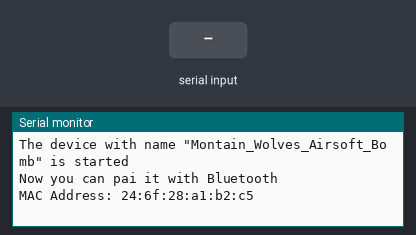
Simulated run of this sketch. Board: ESP32. On the bench: the last lines printed to the serial monitor. Inputs (shaded band) come from the test bench. Nothing arrives over Bluetooth unless stated.

Above: at 0.9 s.
1.0 s: "TEAM\n" received over the second serial link
At 2.3 s:
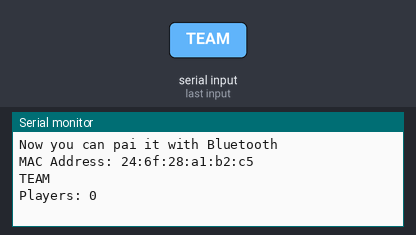
2.6 s: "TIME\n" received over the second serial link
At 3.9 s:
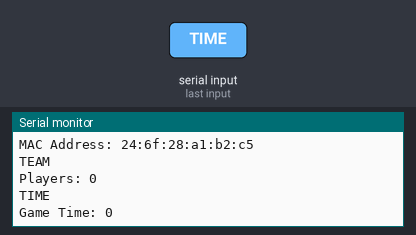
4.2 s: "CODE\n" received over the second serial link
At 4.6 s:
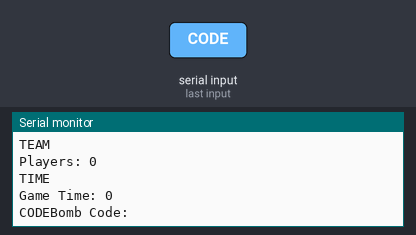
5.7 s: "gpsON\n" received over the second serial link
At 7.1 s:
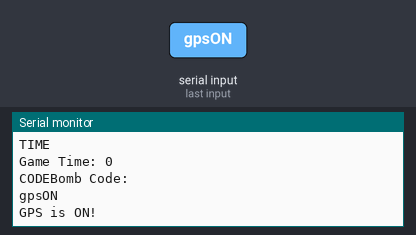
7.4 s: "gpsOFF\n" received over the second serial link
At 8.1 s:
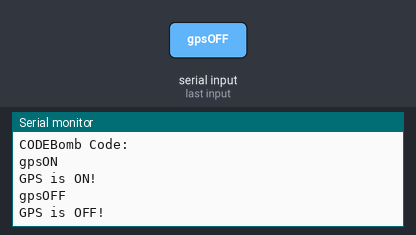
9.1 s: "ledsON\n" received over the second serial link
At 10.7 s:
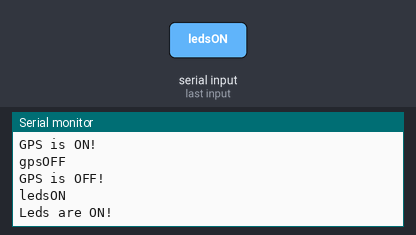

Measured:
- after the input at 1.0 s, the serial monitor: prints a new line at once (image 1)
- after the input at 2.6 s, the serial monitor: prints a new line at once (image 2)
- after the input at 4.2 s, the serial monitor: prints a new line at once (image 3)
- after the input at 5.7 s, the serial monitor: prints a new line at once (image 4)
- after the input at 7.4 s, the serial monitor: prints a new line at once (image 5)
- after the input at 9.1 s, the serial monitor: prints a new line at once (image 6)

The sketch:

Bluetooth.ino
```cpp
#include "BluetoothSerial.h"

String device_name = "Montain_Wolves_Airsoft_Bomb";
String message = "";
char isComingChar;
boolean gps, leds, smoke, sound = false;
boolean gameConfigured = false;
int playersNum, gameTime;
String bombCode = "";


// Check if Bluetooth is available
#if !defined(CONFIG_BT_ENABLED) || !defined(CONFIG_BLUEDROID_ENABLED)
#error Bluetooth is not enabled! Please run `make menuconfig` to and enable it
#endif

// Check Serial Port Profile
#if !defined(CONFIG_BT_SPP_ENABLED)
#error Serial Port Profile for Bluetooth is not available or not enabled. It is only available for the ESP32 chip.
#endif

BluetoothSerial BT;

void setup() {
Serial.begin(115200);
BT.begin(device_name);
//BT.deleteAllBondedDevices();
Serial.printf("The device with name \"%s\" is started \nNow you can pai it with Bluetooth\n", device_name.c_str());
Serial.print("MAC Address: "); Serial.println(BT.getBtAddressString());


while(!gameConfigured)
{

    if (BT.available())
  {
    char inComingChar = BT.read();
    if (inComingChar != '\n')
    {
      message += String (inComingChar);
    }
    else
    {
      message = "";
    }
    Serial.write(inComingChar);
  }

  if (message.substring(0, 4) == "TEAM")
  {
    playersNum = message.substring(4).toInt();
    Serial.print("\nPlayers: "); Serial.println(playersNum);
  }

  if (message.substring(0,4) == "TIME")
  {
    gameTime = message.substring(4).toInt() * 1000;
    Serial.print("\nGame Time: "); Serial.println(gameTime);
  }

  if (message.substring(0,4) == "CODE")
  {
    bombCode = message.substring(4);
    Serial.print("Bomb Code: "); Serial.println(bombCode);
  }

  if (message == "gpsON")
  {
    gps = true;
    Serial.println("\nGPS is ON!");
  }

  if (message == "gpsOFF")
  {
    gps = false;
    Serial.println("\nGPS is OFF!");
  }

  if (message == "ledsON")
  {
    leds = true;
    Serial.println("\nLeds are ON!");
  }

  if (message == "ledsOFF")
  {
    leds = false;
    Serial.println("\nLeds are OFF!");
  }

  if (message == "soundON")
  {
    sound = true;
    Serial.println("\nSound is ON!");
  }

  if (message == "soundOFF")
  {
    sound = false;
    Serial.println("\nSound is OFF!");
  }

  if (message == "smokeON")
  {
    sound = false;
    Serial.println("\nSmoke is ON!");
  }

  if (message == "smokeOFF")
  {
    sound = false;
    Serial.println("\nSmoke is OFF!");
  }

  if (message == "sendConfig")
  {
    gameConfigured = true;
    Serial.println("\nGame READY!!");
  }
  delay(50);
  }

}

void loop() {

}
```
